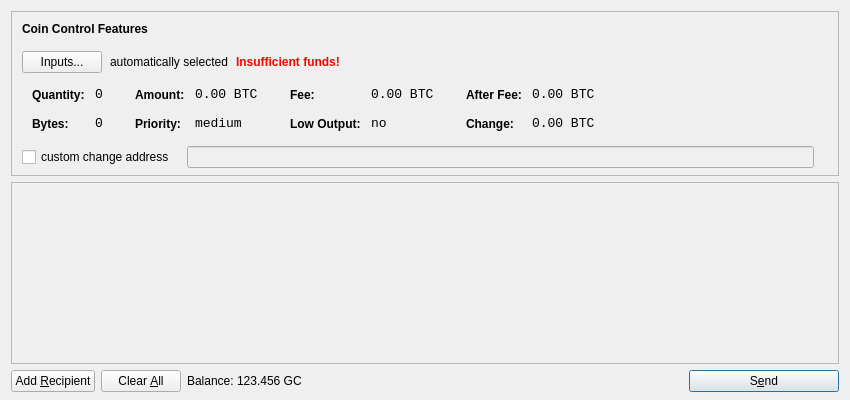
<?xml version="1.0" encoding="UTF-8"?>
<ui version="4.0">
 <class>SendCoinsDialog</class>
 <widget class="QDialog" name="SendCoinsDialog">
  <property name="geometry">
   <rect>
    <x>0</x>
    <y>0</y>
    <width>850</width>
    <height>400</height>
   </rect>
  </property>
  <property name="windowTitle">
   <string>Send Coins</string>
  </property>
  <layout class="QVBoxLayout" name="verticalLayout" stretch="0,1,0">
   <property name="bottomMargin">
    <number>8</number>
   </property>
   <item>
    <widget class="QFrame" name="frameCoinControl">
     <property name="sizePolicy">
      <sizepolicy hsizetype="Expanding" vsizetype="Expanding">
       <horstretch>0</horstretch>
       <verstretch>0</verstretch>
      </sizepolicy>
     </property>
     <property name="maximumSize">
      <size>
       <width>16777215</width>
       <height>16777215</height>
      </size>
     </property>
     <property name="frameShape">
      <enum>QFrame::StyledPanel</enum>
     </property>
     <property name="frameShadow">
      <enum>QFrame::Sunken</enum>
     </property>
     <layout class="QVBoxLayout" name="verticalLayoutCoinControl2">
      <property name="spacing">
       <number>-1</number>
      </property>
      <property name="leftMargin">
       <number>0</number>
      </property>
      <property name="topMargin">
       <number>0</number>
      </property>
      <property name="rightMargin">
       <number>0</number>
      </property>
      <property name="bottomMargin">
       <number>6</number>
      </property>
      <item>
       <layout class="QVBoxLayout" name="verticalLayoutCoinControl" stretch="0,0,0,0,1">
        <property name="spacing">
         <number>0</number>
        </property>
        <property name="leftMargin">
         <number>10</number>
        </property>
        <property name="topMargin">
         <number>10</number>
        </property>
        <item>
         <layout class="QHBoxLayout" name="horizontalLayoutCoinControl1">
          <property name="bottomMargin">
           <number>15</number>
          </property>
          <item>
           <widget class="QLabel" name="labelCoinControlFeatures">
            <property name="sizePolicy">
             <sizepolicy hsizetype="Preferred" vsizetype="Maximum">
              <horstretch>0</horstretch>
              <verstretch>0</verstretch>
             </sizepolicy>
            </property>
            <property name="font">
             <font>
              <weight>75</weight>
              <bold>true</bold>
             </font>
            </property>
            <property name="styleSheet">
             <string notr="true">font-weight:bold;</string>
            </property>
            <property name="text">
             <string>Coin Control Features</string>
            </property>
           </widget>
          </item>
         </layout>
        </item>
        <item>
         <layout class="QHBoxLayout" name="horizontalLayoutCoinControl2" stretch="0,0,0,0">
          <property name="spacing">
           <number>8</number>
          </property>
          <property name="bottomMargin">
           <number>10</number>
          </property>
          <item>
           <widget class="QPushButton" name="pushButtonCoinControl">
            <property name="styleSheet">
             <string notr="true"/>
            </property>
            <property name="text">
             <string>Inputs...</string>
            </property>
           </widget>
          </item>
          <item>
           <widget class="QLabel" name="labelCoinControlAutomaticallySelected">
            <property name="text">
             <string>automatically selected</string>
            </property>
            <property name="margin">
             <number>5</number>
            </property>
           </widget>
          </item>
          <item>
           <widget class="QLabel" name="labelCoinControlInsuffFunds">
            <property name="font">
             <font>
              <weight>75</weight>
              <bold>true</bold>
             </font>
            </property>
            <property name="styleSheet">
             <string notr="true">color:red;font-weight:bold;</string>
            </property>
            <property name="text">
             <string>Insufficient funds!</string>
            </property>
            <property name="margin">
             <number>5</number>
            </property>
           </widget>
          </item>
          <item>
           <spacer name="horizontalSpacerCoinControl">
            <property name="orientation">
             <enum>Qt::Horizontal</enum>
            </property>
            <property name="sizeHint" stdset="0">
             <size>
              <width>40</width>
              <height>1</height>
             </size>
            </property>
           </spacer>
          </item>
         </layout>
        </item>
        <item>
         <widget class="QWidget" name="widgetCoinControl" native="true">
          <property name="sizePolicy">
           <sizepolicy hsizetype="Preferred" vsizetype="Preferred">
            <horstretch>0</horstretch>
            <verstretch>0</verstretch>
           </sizepolicy>
          </property>
          <property name="minimumSize">
           <size>
            <width>0</width>
            <height>0</height>
           </size>
          </property>
          <property name="styleSheet">
           <string notr="true"/>
          </property>
          <layout class="QHBoxLayout" name="horizontalLayoutCoinControl5">
           <property name="margin">
            <number>0</number>
           </property>
           <item>
            <layout class="QHBoxLayout" name="horizontalLayoutCoinControl3" stretch="0,0,0,1">
             <property name="spacing">
              <number>20</number>
             </property>
             <property name="topMargin">
              <number>0</number>
             </property>
             <property name="bottomMargin">
              <number>10</number>
             </property>
             <item>
              <layout class="QFormLayout" name="formLayoutCoinControl1">
               <property name="horizontalSpacing">
                <number>10</number>
               </property>
               <property name="verticalSpacing">
                <number>14</number>
               </property>
               <property name="leftMargin">
                <number>10</number>
               </property>
               <property name="topMargin">
                <number>4</number>
               </property>
               <property name="rightMargin">
                <number>6</number>
               </property>
               <item row="0" column="0">
                <widget class="QLabel" name="labelCoinControlQuantityText">
                 <property name="styleSheet">
                  <string notr="true">font-weight:bold;</string>
                 </property>
                 <property name="text">
                  <string>Quantity:</string>
                 </property>
                 <property name="margin">
                  <number>0</number>
                 </property>
                </widget>
               </item>
               <item row="0" column="1">
                <widget class="QLabel" name="labelCoinControlQuantity">
                 <property name="font">
                  <font>
                   <family>Monospace</family>
                   <pointsize>10</pointsize>
                  </font>
                 </property>
                 <property name="cursor">
                  <cursorShape>IBeamCursor</cursorShape>
                 </property>
                 <property name="contextMenuPolicy">
                  <enum>Qt::ActionsContextMenu</enum>
                 </property>
                 <property name="text">
                  <string notr="true">0</string>
                 </property>
                 <property name="margin">
                  <number>0</number>
                 </property>
                 <property name="textInteractionFlags">
                  <set>Qt::LinksAccessibleByMouse|Qt::TextSelectableByKeyboard|Qt::TextSelectableByMouse</set>
                 </property>
                </widget>
               </item>
               <item row="1" column="0">
                <widget class="QLabel" name="labelCoinControlBytesText">
                 <property name="styleSheet">
                  <string notr="true">font-weight:bold;</string>
                 </property>
                 <property name="text">
                  <string>Bytes:</string>
                 </property>
                </widget>
               </item>
               <item row="1" column="1">
                <widget class="QLabel" name="labelCoinControlBytes">
                 <property name="font">
                  <font>
                   <family>Monospace</family>
                   <pointsize>10</pointsize>
                  </font>
                 </property>
                 <property name="cursor">
                  <cursorShape>IBeamCursor</cursorShape>
                 </property>
                 <property name="contextMenuPolicy">
                  <enum>Qt::ActionsContextMenu</enum>
                 </property>
                 <property name="text">
                  <string notr="true">0</string>
                 </property>
                 <property name="textInteractionFlags">
                  <set>Qt::LinksAccessibleByMouse|Qt::TextSelectableByKeyboard|Qt::TextSelectableByMouse</set>
                 </property>
                </widget>
               </item>
              </layout>
             </item>
             <item>
              <layout class="QFormLayout" name="formLayoutCoinControl2">
               <property name="horizontalSpacing">
                <number>10</number>
               </property>
               <property name="verticalSpacing">
                <number>14</number>
               </property>
               <property name="leftMargin">
                <number>6</number>
               </property>
               <property name="topMargin">
                <number>4</number>
               </property>
               <property name="rightMargin">
                <number>6</number>
               </property>
               <item row="0" column="0">
                <widget class="QLabel" name="labelCoinControlAmountText">
                 <property name="styleSheet">
                  <string notr="true">font-weight:bold;</string>
                 </property>
                 <property name="text">
                  <string>Amount:</string>
                 </property>
                 <property name="margin">
                  <number>0</number>
                 </property>
                </widget>
               </item>
               <item row="0" column="1">
                <widget class="QLabel" name="labelCoinControlAmount">
                 <property name="font">
                  <font>
                   <family>Monospace</family>
                   <pointsize>10</pointsize>
                  </font>
                 </property>
                 <property name="cursor">
                  <cursorShape>IBeamCursor</cursorShape>
                 </property>
                 <property name="contextMenuPolicy">
                  <enum>Qt::ActionsContextMenu</enum>
                 </property>
                 <property name="text">
                  <string notr="true">0.00 BTC</string>
                 </property>
                 <property name="textInteractionFlags">
                  <set>Qt::LinksAccessibleByMouse|Qt::TextSelectableByKeyboard|Qt::TextSelectableByMouse</set>
                 </property>
                </widget>
               </item>
               <item row="1" column="0">
                <widget class="QLabel" name="labelCoinControlPriorityText">
                 <property name="styleSheet">
                  <string notr="true">font-weight:bold;</string>
                 </property>
                 <property name="text">
                  <string>Priority:</string>
                 </property>
                </widget>
               </item>
               <item row="1" column="1">
                <widget class="QLabel" name="labelCoinControlPriority">
                 <property name="font">
                  <font>
                   <family>Monospace</family>
                   <pointsize>10</pointsize>
                  </font>
                 </property>
                 <property name="cursor">
                  <cursorShape>IBeamCursor</cursorShape>
                 </property>
                 <property name="contextMenuPolicy">
                  <enum>Qt::ActionsContextMenu</enum>
                 </property>
                 <property name="text">
                  <string>medium</string>
                 </property>
                 <property name="textInteractionFlags">
                  <set>Qt::LinksAccessibleByMouse|Qt::TextSelectableByKeyboard|Qt::TextSelectableByMouse</set>
                 </property>
                </widget>
               </item>
              </layout>
             </item>
             <item>
              <layout class="QFormLayout" name="formLayoutCoinControl3">
               <property name="horizontalSpacing">
                <number>10</number>
               </property>
               <property name="verticalSpacing">
                <number>14</number>
               </property>
               <property name="leftMargin">
                <number>6</number>
               </property>
               <property name="topMargin">
                <number>4</number>
               </property>
               <property name="rightMargin">
                <number>6</number>
               </property>
               <item row="0" column="0">
                <widget class="QLabel" name="labelCoinControlFeeText">
                 <property name="styleSheet">
                  <string notr="true">font-weight:bold;</string>
                 </property>
                 <property name="text">
                  <string>Fee:</string>
                 </property>
                 <property name="margin">
                  <number>0</number>
                 </property>
                </widget>
               </item>
               <item row="0" column="1">
                <widget class="QLabel" name="labelCoinControlFee">
                 <property name="font">
                  <font>
                   <family>Monospace</family>
                   <pointsize>10</pointsize>
                  </font>
                 </property>
                 <property name="cursor">
                  <cursorShape>IBeamCursor</cursorShape>
                 </property>
                 <property name="contextMenuPolicy">
                  <enum>Qt::ActionsContextMenu</enum>
                 </property>
                 <property name="text">
                  <string notr="true">0.00 BTC</string>
                 </property>
                 <property name="textInteractionFlags">
                  <set>Qt::LinksAccessibleByMouse|Qt::TextSelectableByKeyboard|Qt::TextSelectableByMouse</set>
                 </property>
                </widget>
               </item>
               <item row="1" column="0">
                <widget class="QLabel" name="labelCoinControlLowOutputText">
                 <property name="styleSheet">
                  <string notr="true">font-weight:bold;</string>
                 </property>
                 <property name="text">
                  <string>Low Output:</string>
                 </property>
                </widget>
               </item>
               <item row="1" column="1">
                <widget class="QLabel" name="labelCoinControlLowOutput">
                 <property name="font">
                  <font>
                   <family>Monospace</family>
                   <pointsize>10</pointsize>
                  </font>
                 </property>
                 <property name="cursor">
                  <cursorShape>IBeamCursor</cursorShape>
                 </property>
                 <property name="contextMenuPolicy">
                  <enum>Qt::ActionsContextMenu</enum>
                 </property>
                 <property name="text">
                  <string>no</string>
                 </property>
                 <property name="textInteractionFlags">
                  <set>Qt::LinksAccessibleByMouse|Qt::TextSelectableByKeyboard|Qt::TextSelectableByMouse</set>
                 </property>
                </widget>
               </item>
              </layout>
             </item>
             <item>
              <layout class="QFormLayout" name="formLayoutCoinControl4">
               <property name="horizontalSpacing">
                <number>10</number>
               </property>
               <property name="verticalSpacing">
                <number>14</number>
               </property>
               <property name="leftMargin">
                <number>6</number>
               </property>
               <property name="topMargin">
                <number>4</number>
               </property>
               <property name="rightMargin">
                <number>6</number>
               </property>
               <item row="0" column="0">
                <widget class="QLabel" name="labelCoinControlAfterFeeText">
                 <property name="styleSheet">
                  <string notr="true">font-weight:bold;</string>
                 </property>
                 <property name="text">
                  <string>After Fee:</string>
                 </property>
                 <property name="margin">
                  <number>0</number>
                 </property>
                </widget>
               </item>
               <item row="0" column="1">
                <widget class="QLabel" name="labelCoinControlAfterFee">
                 <property name="font">
                  <font>
                   <family>Monospace</family>
                   <pointsize>10</pointsize>
                  </font>
                 </property>
                 <property name="cursor">
                  <cursorShape>IBeamCursor</cursorShape>
                 </property>
                 <property name="contextMenuPolicy">
                  <enum>Qt::ActionsContextMenu</enum>
                 </property>
                 <property name="text">
                  <string notr="true">0.00 BTC</string>
                 </property>
                 <property name="textInteractionFlags">
                  <set>Qt::LinksAccessibleByMouse|Qt::TextSelectableByKeyboard|Qt::TextSelectableByMouse</set>
                 </property>
                </widget>
               </item>
               <item row="1" column="0">
                <widget class="QLabel" name="labelCoinControlChangeText">
                 <property name="styleSheet">
                  <string notr="true">font-weight:bold;</string>
                 </property>
                 <property name="text">
                  <string>Change:</string>
                 </property>
                </widget>
               </item>
               <item row="1" column="1">
                <widget class="QLabel" name="labelCoinControlChange">
                 <property name="font">
                  <font>
                   <family>Monospace</family>
                   <pointsize>10</pointsize>
                  </font>
                 </property>
                 <property name="cursor">
                  <cursorShape>IBeamCursor</cursorShape>
                 </property>
                 <property name="contextMenuPolicy">
                  <enum>Qt::ActionsContextMenu</enum>
                 </property>
                 <property name="text">
                  <string notr="true">0.00 BTC</string>
                 </property>
                 <property name="textInteractionFlags">
                  <set>Qt::LinksAccessibleByMouse|Qt::TextSelectableByKeyboard|Qt::TextSelectableByMouse</set>
                 </property>
                </widget>
               </item>
              </layout>
             </item>
            </layout>
           </item>
          </layout>
         </widget>
        </item>
        <item>
         <layout class="QHBoxLayout" name="horizontalLayoutCoinControl4" stretch="0,0,0">
          <property name="spacing">
           <number>12</number>
          </property>
          <property name="sizeConstraint">
           <enum>QLayout::SetDefaultConstraint</enum>
          </property>
          <property name="topMargin">
           <number>5</number>
          </property>
          <property name="rightMargin">
           <number>5</number>
          </property>
          <item>
           <widget class="QCheckBox" name="checkBoxCoinControlChange">
            <property name="text">
             <string>custom change address</string>
            </property>
           </widget>
          </item>
          <item>
           <widget class="QLineEdit" name="lineEditCoinControlChange">
            <property name="enabled">
             <bool>false</bool>
            </property>
            <property name="sizePolicy">
             <sizepolicy hsizetype="Expanding" vsizetype="Fixed">
              <horstretch>0</horstretch>
              <verstretch>0</verstretch>
             </sizepolicy>
            </property>
           </widget>
          </item>
          <item>
           <widget class="QLabel" name="labelCoinControlChangeLabel">
            <property name="sizePolicy">
             <sizepolicy hsizetype="Preferred" vsizetype="Expanding">
              <horstretch>0</horstretch>
              <verstretch>0</verstretch>
             </sizepolicy>
            </property>
            <property name="minimumSize">
             <size>
              <width>0</width>
              <height>0</height>
             </size>
            </property>
            <property name="text">
             <string/>
            </property>
            <property name="margin">
             <number>3</number>
            </property>
           </widget>
          </item>
         </layout>
        </item>
        <item>
         <spacer name="verticalSpacerCoinControl">
          <property name="orientation">
           <enum>Qt::Vertical</enum>
          </property>
          <property name="sizeHint" stdset="0">
           <size>
            <width>800</width>
            <height>1</height>
           </size>
          </property>
         </spacer>
        </item>
       </layout>
      </item>
     </layout>
    </widget>
   </item>
   <item>
    <widget class="QScrollArea" name="scrollArea">
     <property name="widgetResizable">
      <bool>true</bool>
     </property>
     <widget class="QWidget" name="scrollAreaWidgetContents">
      <property name="geometry">
       <rect>
        <x>0</x>
        <y>0</y>
        <width>830</width>
        <height>165</height>
       </rect>
      </property>
      <layout class="QVBoxLayout" name="verticalLayout_2">
       <property name="margin">
        <number>0</number>
       </property>
       <item>
        <layout class="QVBoxLayout" name="entries">
         <property name="spacing">
          <number>6</number>
         </property>
        </layout>
       </item>
       <item>
        <spacer name="verticalSpacer">
         <property name="orientation">
          <enum>Qt::Vertical</enum>
         </property>
         <property name="sizeHint" stdset="0">
          <size>
           <width>20</width>
           <height>40</height>
          </size>
         </property>
        </spacer>
       </item>
      </layout>
     </widget>
    </widget>
   </item>
   <item>
    <layout class="QHBoxLayout" name="horizontalLayout">
     <item>
      <widget class="QPushButton" name="addButton">
       <property name="toolTip">
        <string>Send to multiple recipients at once</string>
       </property>
       <property name="text">
        <string>Add &amp;Recipient</string>
       </property>
       <property name="icon">
        <iconset resource="../bitcoin.qrc">
         <normaloff>:/icons/add</normaloff>:/icons/add</iconset>
       </property>
       <property name="autoDefault">
        <bool>false</bool>
       </property>
      </widget>
     </item>
     <item>
      <widget class="QPushButton" name="clearButton">
       <property name="sizePolicy">
        <sizepolicy hsizetype="Minimum" vsizetype="Fixed">
         <horstretch>0</horstretch>
         <verstretch>0</verstretch>
        </sizepolicy>
       </property>
       <property name="toolTip">
        <string>Remove all transaction fields</string>
       </property>
       <property name="text">
        <string>Clear &amp;All</string>
       </property>
       <property name="icon">
        <iconset resource="../bitcoin.qrc">
         <normaloff>:/icons/remove</normaloff>:/icons/remove</iconset>
       </property>
       <property name="autoRepeatDelay">
        <number>300</number>
       </property>
       <property name="autoDefault">
        <bool>false</bool>
       </property>
      </widget>
     </item>
     <item>
      <layout class="QHBoxLayout" name="horizontalLayout_2">
       <property name="spacing">
        <number>3</number>
       </property>
       <item>
        <widget class="QLabel" name="label">
         <property name="text">
          <string>Balance:</string>
         </property>
        </widget>
       </item>
       <item>
        <widget class="QLabel" name="labelBalance">
         <property name="cursor">
          <cursorShape>IBeamCursor</cursorShape>
         </property>
         <property name="text">
          <string>123.456 GC</string>
         </property>
         <property name="textInteractionFlags">
          <set>Qt::LinksAccessibleByMouse|Qt::TextSelectableByKeyboard|Qt::TextSelectableByMouse</set>
         </property>
        </widget>
       </item>
      </layout>
     </item>
     <item>
      <spacer name="horizontalSpacer">
       <property name="orientation">
        <enum>Qt::Horizontal</enum>
       </property>
       <property name="sizeHint" stdset="0">
        <size>
         <width>40</width>
         <height>20</height>
        </size>
       </property>
      </spacer>
     </item>
     <item>
      <widget class="QPushButton" name="sendButton">
       <property name="minimumSize">
        <size>
         <width>150</width>
         <height>0</height>
        </size>
       </property>
       <property name="toolTip">
        <string>Confirm the send action</string>
       </property>
       <property name="text">
        <string>S&amp;end</string>
       </property>
       <property name="icon">
        <iconset resource="../bitcoin.qrc">
         <normaloff>:/icons/send</normaloff>:/icons/send</iconset>
       </property>
       <property name="default">
        <bool>true</bool>
       </property>
      </widget>
     </item>
    </layout>
   </item>
  </layout>
 </widget>
 <resources>
  <include location="../bitcoin.qrc"/>
 </resources>
 <connections/>
</ui>
